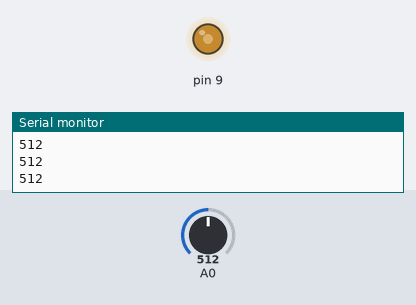
This sketch was run on a simulated Arduino Uno, built with avr-gcc and run on an emulated ATmega328P. On the bench: output pins drawn as LEDs (lit = HIGH), the last lines printed to the serial monitor. The test bench sets the inputs (shaded band); at power-on: A0 = 512.

Above: at 1.2 s.
1.3 s: A0 set to 716
At 1.7 s:
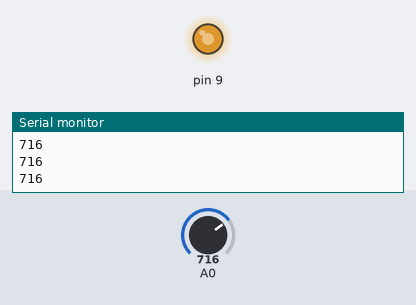
2.8 s: A0 set to 900
At 4.0 s:
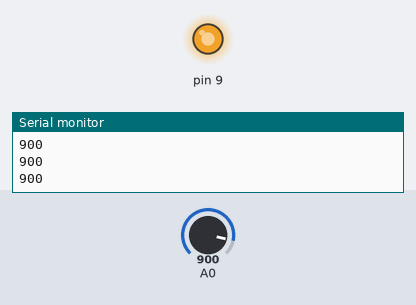
4.3 s: A0 set to 122
At 5.5 s:
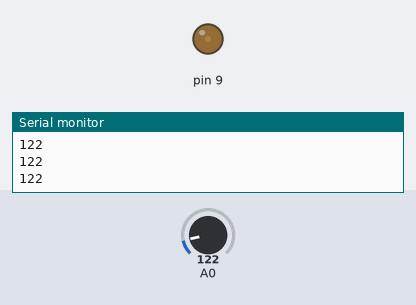
5.8 s: A0 set to 0
At 6.9 s:
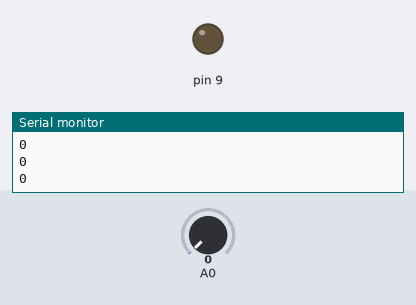
7.3 s: A0 set to 511
At 8.2 s:
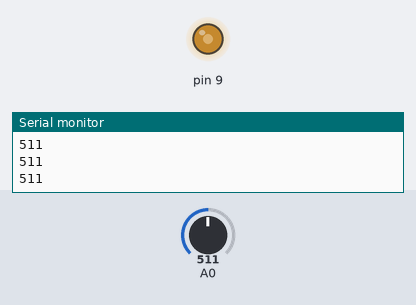
Timing chart, 0 to 9.8 s (numbered marks = the images above; inputs shaded):
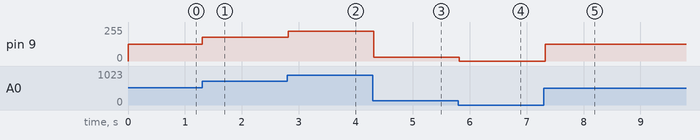

The sketch:

04_resistor_02.ino
```cpp
void setup() {
  Serial.begin(9600);
  pinMode(9, OUTPUT);
}

void loop() {
  int resistor = analogRead(A0);
  Serial.println(resistor);

  // resistor = resistor / 4;
  resistor = map(resistor, 0, 1023, 0, 255);
  // map() : 첫 번째 매개변수를 넷/다섯번째 범위로 1:1 매핑해주는 역할
  // map(매핑하고자 하는 값, 기존값의 최솟값, 기존값의 최댓값, 매핑할 값의 최솟값, 매핑할 값의 최댓값);
  // map(50, 50, 100, 0, 50)
  // 첫 번째 매개변수 => 50 => 50 ~ 100
  // 결과값 -> 0 ~ 50
  analogWrite(9, resistor);
  delay(100);
}
```

Measured:
- after the input at 1.3 s, pin 9: 127/255 → 178/255 at once
- after the input at 2.8 s, pin 9: 178/255 → 224/255 at once
- after the input at 4.3 s, pin 9: 224/255 → 30/255 at once
- after the input at 5.8 s, pin 9: 30/255 → 0/255 at once
- after the input at 7.3 s, pin 9: 0/255 → 127/255 at once
